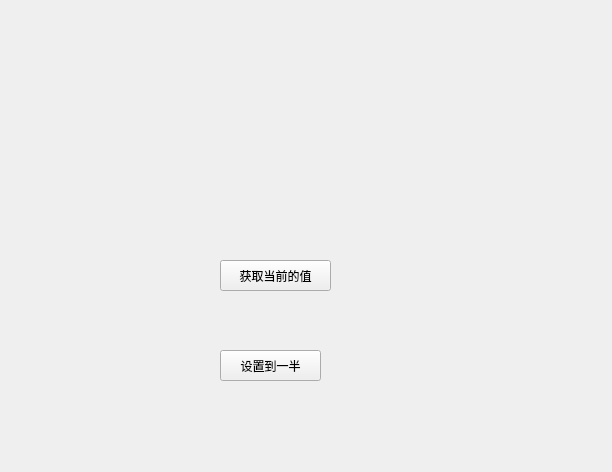
<?xml version="1.0" encoding="UTF-8"?>
<ui version="4.0">
 <class>Widget</class>
 <widget class="QWidget" name="Widget">
  <property name="geometry">
   <rect>
    <x>0</x>
    <y>0</y>
    <width>612</width>
    <height>472</height>
   </rect>
  </property>
  <property name="windowTitle">
   <string>Widget</string>
  </property>
  <widget class="SmallWidget" name="widget" native="true">
   <property name="geometry">
    <rect>
     <x>110</x>
     <y>100</y>
     <width>361</width>
     <height>91</height>
    </rect>
   </property>
  </widget>
  <widget class="QPushButton" name="btn_get">
   <property name="geometry">
    <rect>
     <x>220</x>
     <y>260</y>
     <width>111</width>
     <height>31</height>
    </rect>
   </property>
   <property name="text">
    <string>获取当前的值</string>
   </property>
  </widget>
  <widget class="QPushButton" name="btn_set">
   <property name="geometry">
    <rect>
     <x>220</x>
     <y>350</y>
     <width>101</width>
     <height>31</height>
    </rect>
   </property>
   <property name="text">
    <string>设置到一半</string>
   </property>
  </widget>
 </widget>
 <layoutdefault spacing="6" margin="11"/>
 <customwidgets>
  <customwidget>
   <class>SmallWidget</class>
   <extends>QWidget</extends>
   <header location="global">smallwidget.h</header>
   <container>1</container>
  </customwidget>
 </customwidgets>
 <resources/>
 <connections/>
</ui>
